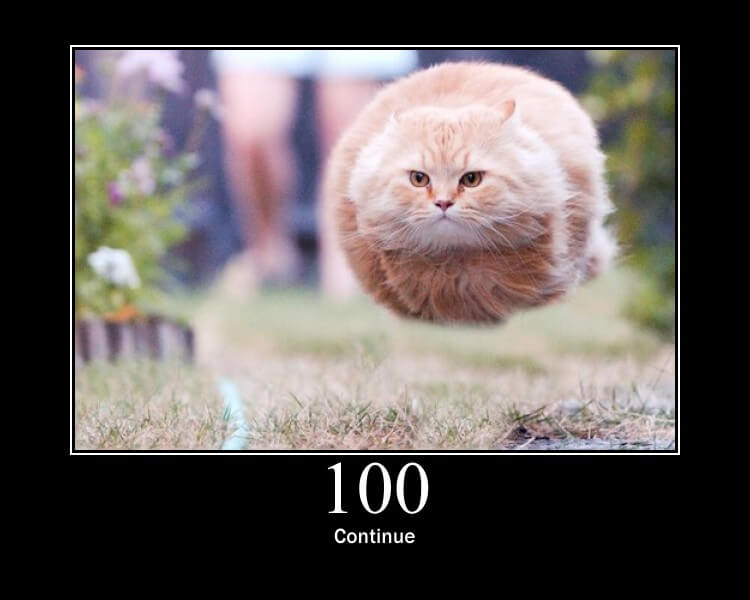
#> input picture Basics_Images/100.jpg, 750 x 600 px
$ python opencv_basics.py
#> lines starting #> are read from the running program, lines starting #| are printed output that depends on the picture
import cv2 as cv
import numpy as np

img1 = cv.imread('Basics_Images/100.jpg')
#> img1 is the input picture: shape (600, 750, 3); mean B, G, R 88.4, 90.2, 96.8
img2 = cv.imread('Basics_Images/400.jpg')
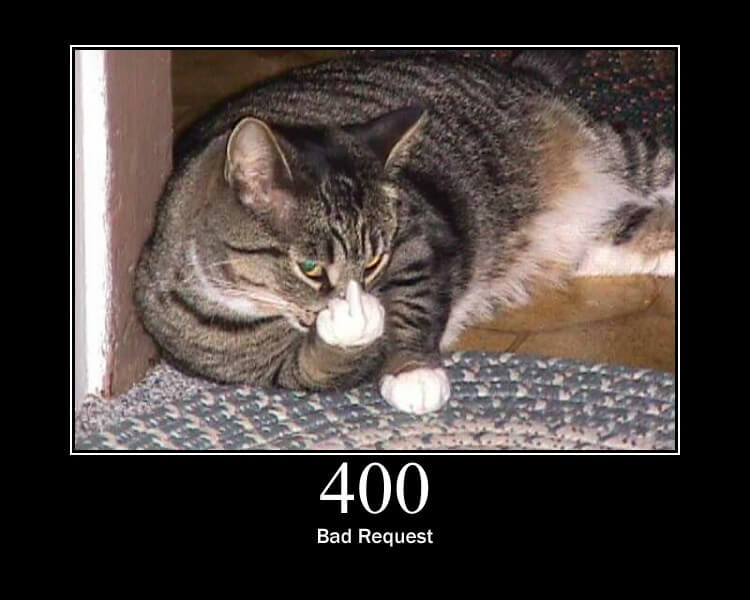
#> input picture Basics_Images/400.jpg, 750 x 600 px
#> img2 is the input picture: shape (600, 750, 3); mean B, G, R 58.3, 61.5, 69.7
img3 = cv.imread('Basics_Images/418.jpg')
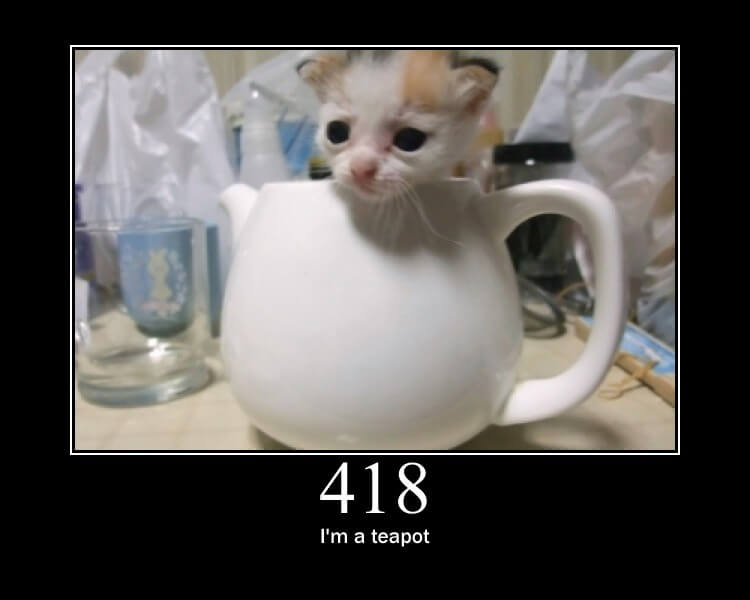
#> input picture Basics_Images/418.jpg, 750 x 600 px
#> img3 is the input picture: shape (600, 750, 3); mean B, G, R 83.3, 85.8, 88.5
img4 = cv.imread('Basics_Images/102.jpg')
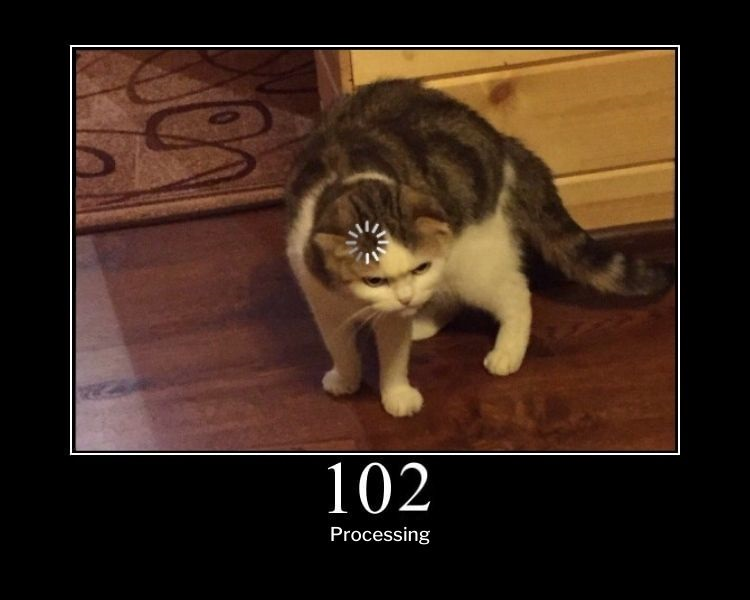
#> input picture Basics_Images/102.jpg, 750 x 600 px
#> img4 is the input picture: shape (600, 750, 3); mean B, G, R 26.7, 38.3, 57.8

# Resize all images to the same size
img1 = cv.resize(img1, (300, 300))
#> img1: shape (300, 300, 3)
img2 = cv.resize(img2, (300, 300))
#> img2: shape (300, 300, 3)
img3 = cv.resize(img3, (300, 300))
#> img3: shape (300, 300, 3)
img4 = cv.resize(img4, (300, 300))
#> img4: shape (300, 300, 3)

alpha = 1.2
beta = -30

border_size = 10
border_color = (255, 255, 255)

# Rotate the images
M1 = cv.getRotationMatrix2D((150, 150), 45, 1.0)
M2 = cv.getRotationMatrix2D((150, 150), 315, 1.0)
M3 = cv.getRotationMatrix2D((150, 150), 135, 1.0)
M4 = cv.getRotationMatrix2D((150, 150), 225, 1.0)
img1 = cv.warpAffine(img1, M1, (300, 300))
img2 = cv.warpAffine(img2, M2, (300, 300))
img3 = cv.warpAffine(img3, M3, (300, 300))
img4 = cv.warpAffine(img4, M4, (300, 300))

# Add a pinkish tint to the shadows and highlights
img1[:,:,0] += 30
img1[:,:,1] += 5
img1[:,:,2] -= 20
img2[:,:,0] += 30
img2[:,:,1] += 5
img2[:,:,2] -= 20
img3[:,:,0] += 30
img3[:,:,1] += 5
img3[:,:,2] -= 20
img4[:,:,0] += 30
img4[:,:,1] += 5
img4[:,:,2] -= 20

# Increase overall brightness and contrast
img1 = cv.convertScaleAbs(img1, alpha=alpha, beta=beta)
img2 = cv.convertScaleAbs(img2, alpha=alpha, beta=beta)
img3 = cv.convertScaleAbs(img3, alpha=alpha, beta=beta)
img4 = cv.convertScaleAbs(img4, alpha=alpha, beta=beta)

# Increase saturation
hsv1 = cv.cvtColor(img1, cv.COLOR_BGR2HSV)
#> hsv1: shape (300, 300, 3); mean H, S, V 58.2, 157, 219.9
hsv1[:,:,1] += 30
#> hsv1: shape (300, 300, 3); mean H, S, V 58.2, 61.3, 219.9
img1 = cv.cvtColor(hsv1, cv.COLOR_HSV2BGR)
hsv2 = cv.cvtColor(img2, cv.COLOR_BGR2HSV)
#> hsv2: shape (300, 300, 3); mean H, S, V 58.6, 168.6, 184.1
hsv2[:,:,1] += 30
#> hsv2: shape (300, 300, 3); mean H, S, V 58.6, 70.3, 184.1
img2 = cv.cvtColor(hsv2, cv.COLOR_HSV2BGR)
hsv3 = cv.cvtColor(img3, cv.COLOR_BGR2HSV)
#> hsv3: shape (300, 300, 3); mean H, S, V 57, 157.1, 213.3
hsv3[:,:,1] += 30
#> hsv3: shape (300, 300, 3); mean H, S, V 57, 65, 213.3
img3 = cv.cvtColor(hsv3, cv.COLOR_HSV2BGR)
hsv4 = cv.cvtColor(img4, cv.COLOR_BGR2HSV)
#> hsv4: shape (300, 300, 3); mean H, S, V 61.9, 177.4, 156.7
hsv4[:,:,1] += 30
#> hsv4: shape (300, 300, 3); mean H, S, V 61.9, 82.4, 156.7
img4 = cv.cvtColor(hsv4, cv.COLOR_HSV2BGR)

# Add borders to images
img1 = cv.copyMakeBorder(img1, 0, border_size, 0, border_size, cv.BORDER_CONSTANT, value=border_color)
#> img1: shape (310, 310, 3)
img2 = cv.copyMakeBorder(img2, 0, border_size, border_size, 0, cv.BORDER_CONSTANT, value=border_color)
#> img2: shape (310, 310, 3)
img3 = cv.copyMakeBorder(img3, border_size, 0, 0, border_size, cv.BORDER_CONSTANT, value=border_color)
#> img3: shape (310, 310, 3)
img4 = cv.copyMakeBorder(img4, border_size, 0, border_size, 0, cv.BORDER_CONSTANT, value=border_color)
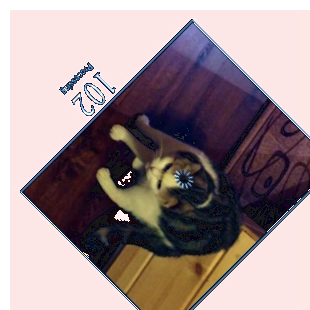
#> img4: shape (310, 310, 3); mean B, G, R 142.5, 140.4, 157.6

# Create collage
top_row = cv.hconcat([img1, img2])
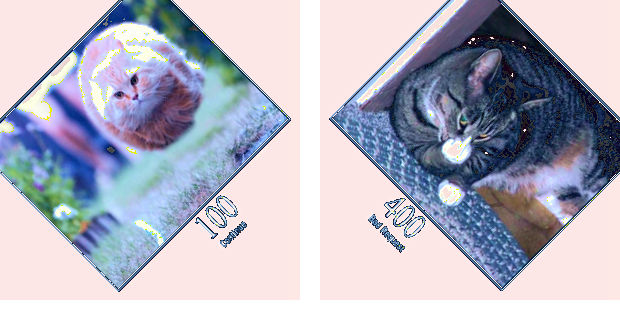
#> top_row: shape (310, 620, 3); mean B, G, R 193.2, 178.4, 179.4
bottom_row = cv.hconcat([img3, img4])
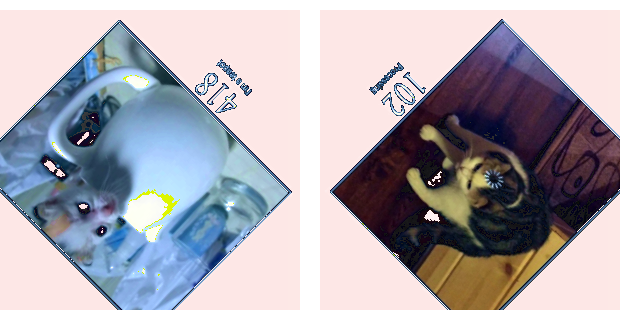
#> bottom_row: shape (310, 620, 3); mean B, G, R 173.7, 165.3, 170.2
collage = cv.vconcat([top_row, bottom_row])
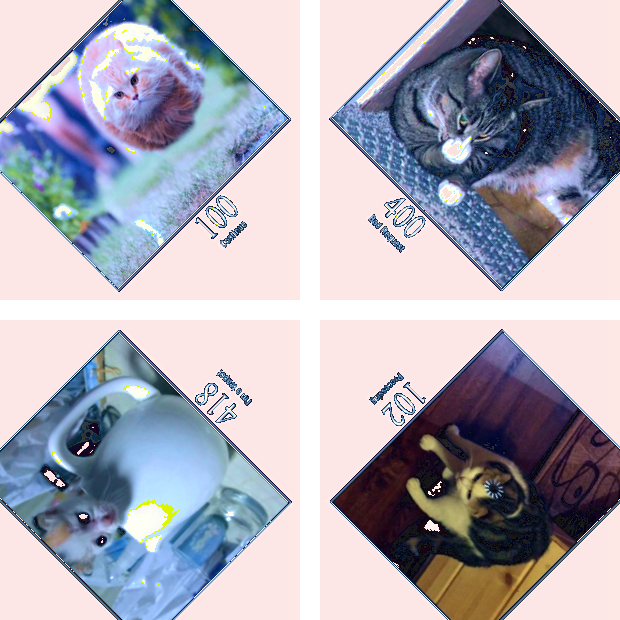
#> collage: shape (620, 620, 3); mean B, G, R 183.5, 171.8, 174.8

# Display the collage
cv.imshow('Filtered Image', collage)
cv.waitKey(0)
cv.destroyAllWindows()
